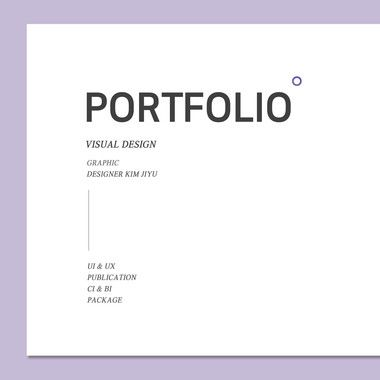
#> input picture edit_ui/edit_test/1592302090944.jpg, 380 x 380 px, found by its file name
$ python -i edit_text.py   (imports and definitions only)
#> lines starting #> are read from the running program, lines starting #| are printed output that depends on the picture; after the words box and inside, x2 and y2 are one past the last pixel; in counts of white or black regions, pixels touching at a corner belong together
import cv2
import pytesseract
from pytesseract import Output
import numpy as np

def main(img):
    # kernel for sharpening
#> called with img = 'edit_test/1592302090944.jpg'
    kernel_sharpen = np.array(
        [[-1, -1, -1, -1, -1], [-1, 2, 2, 2, -1], [-1, 2, 8, 2, -1], [-1, 2, 2, 2, -1], [-1, -1, -1, -1, -1]]) / 8.0
    # 정규화위해 8로나눔

    origin = cv2.imread('input_text/'+img)
#> origin is the input picture: shape (380, 380, 3); mean B, G, R 242.3, 237.2, 239.1

    origin = cv2.resize(origin, None, fx=2.5, fy=2.5)
#> origin: shape (950, 950, 3)
    sharpen = cv2.filter2D(origin, -1, kernel_sharpen)

    image = cv2.cvtColor(sharpen, cv2.COLOR_BGR2GRAY)
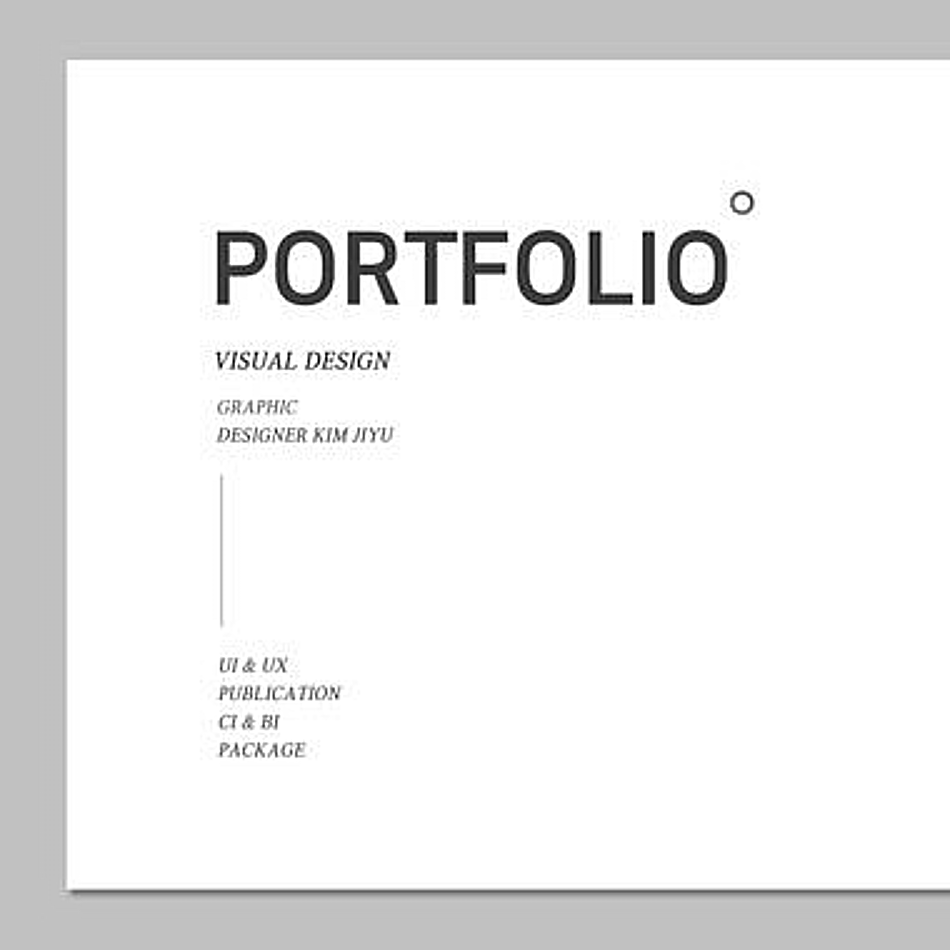
#> image: shape (950, 950); min 0, max 255, mean 238
    _, image = cv2.threshold(image, 100, 255, cv2.THRESH_BINARY)
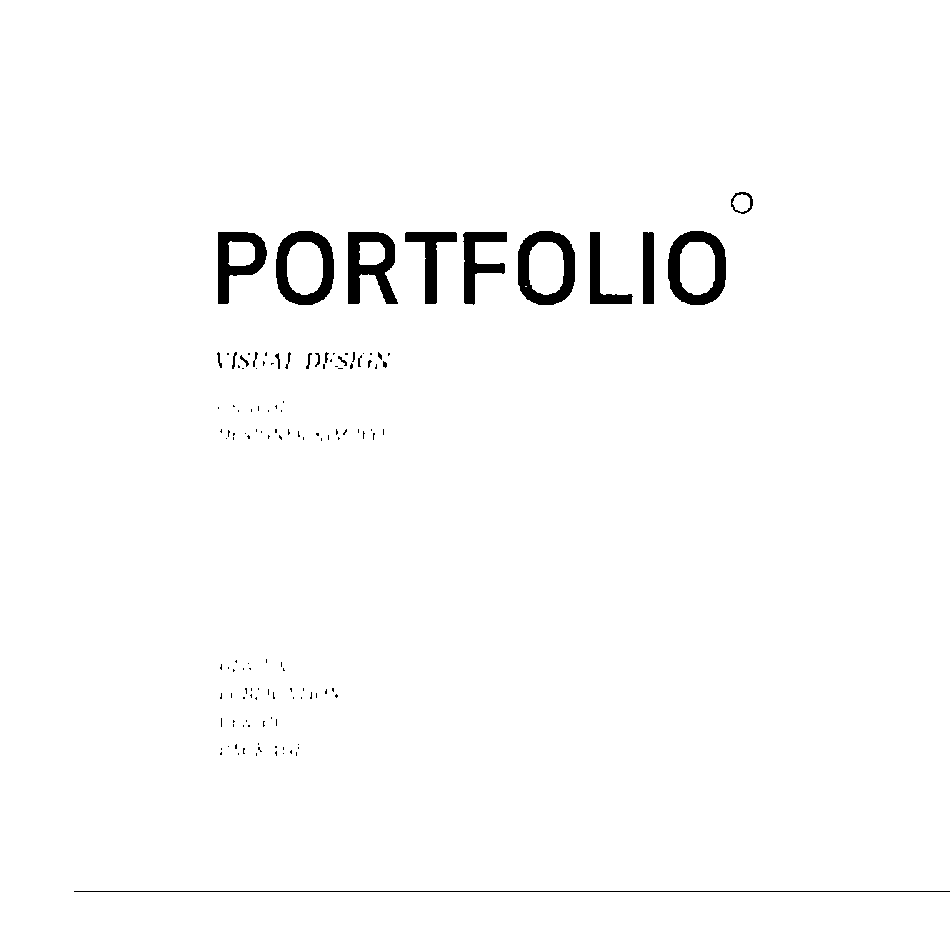
#> image: shape (950, 950); 98.2% white; 135 black regions (111 under 20 px), largest, box (x1, y1, x2, y2) and area: (348, 232, 398, 304) 2023, (518, 231, 575, 305) 2017, (668, 231, 726, 305) 2015

#> (the run stopped early here; a loop or call above may not have finished)
